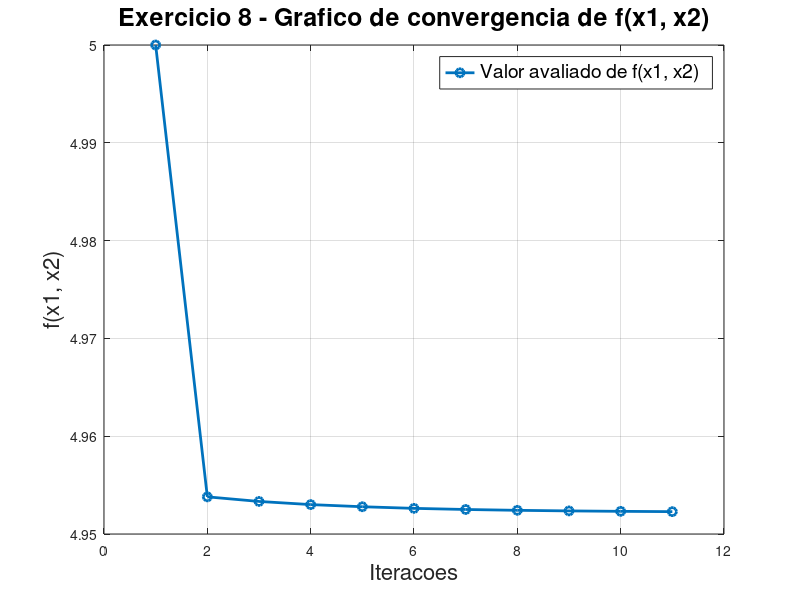
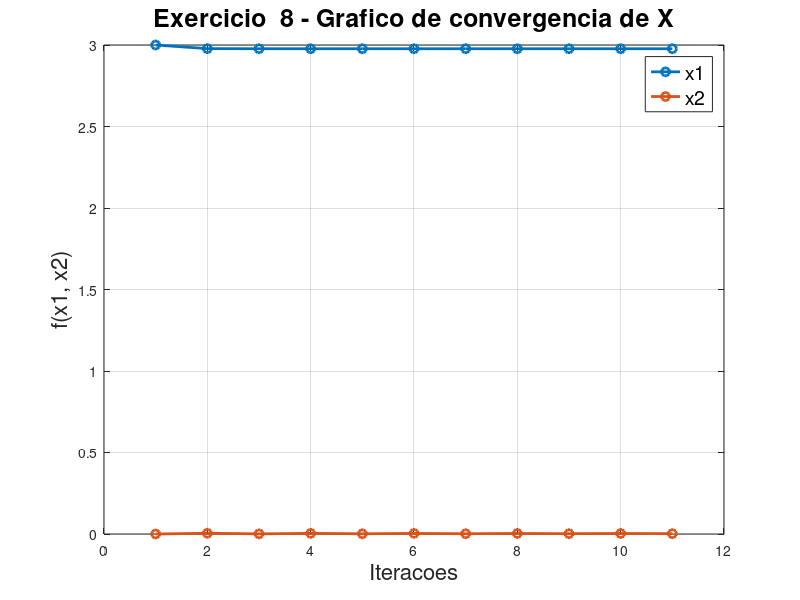
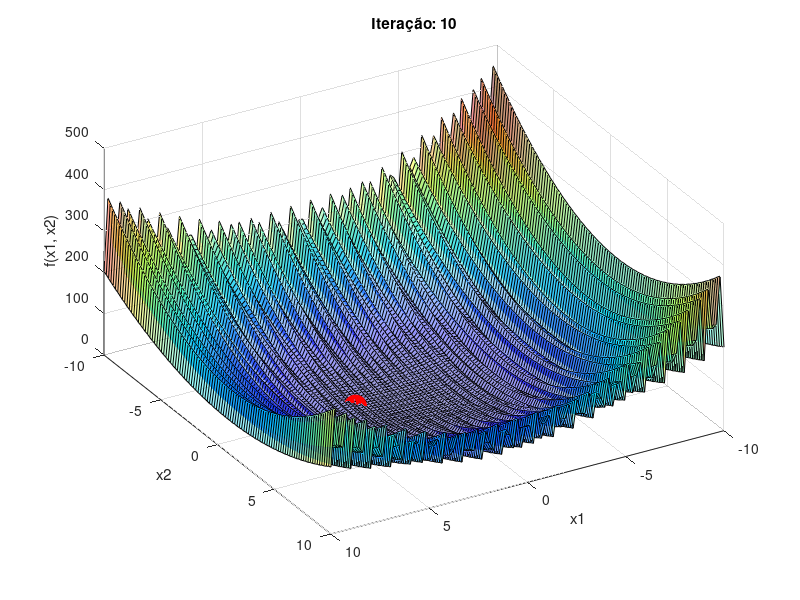

Write the MATLAB code that produced these figures, in order.
function atividade4 ()
  alpha = 0.002;
  maxIterations = 1000;
  tolerance = 10.^-3;

  %VETOR COLUNA do ponto inicial
  x0 = [3;
        0];

  % Minha funcao
  F = @(x) (sin(3 * pi * x(1)))^2 + ((x(1) - 1)^2) * (1 + (sin(3 * pi * x(2)))^2) + ...
           ((x(2) - 1)^2) * (1 + (sin(2 * pi * x(2)))^2);
  % Gradiente - vetor coluna com as derivadas parciais, cada linha do vetor sendo em relacao a uma variavel
  gradient = @(x) [

       2*sin(3*pi*x(1)) * cos(3*pi*x(1))*3*pi + (2*x(1) - 2) * (1 + sin(3*pi*x(2))^2); ...

       2*sin(3*pi*x(2)) * cos(3*pi*x(2)) * 3 * pi * (x(1)-1)^2 + ...
       (2*x(2)-2) * (1+ sin(2*pi*x(2))^2) + 2*sin(2*pi*x(2)) * cos(2*pi*x(2))*2*pi*(x(2) - 1)^2];

  % Matriz Hessiana - matriz quadrada, sendo [Fxx , Fxy; Fxx, Fyy]
  hessian = @(x) [

       18 * pi^2 * cos(6 * pi * x(1)) + 2 + 2 * sin(9 * pi^2 * x(2)^2), ...
       36 * pi^2 * x(1) * x(2) * cos(9 * pi^2 * x(2)^2) - 36 * pi^2 * x(2) * cos(9 * pi^2 * x(2)); ...

       3 * pi * sin(6 * pi * x(2)) * (2 * x(1) -2), ...
       (x(1)^2 - 2*x(1) - 1) * 18*pi^2 * cos(6*pi*x(2)) + 2 + 2 * sin(4*pi^2*x(2)^2) + 16*pi^2*x(2)^2 * ...
       cos(4* pi^2 * x(2)^2) - 16*pi^2*x(2) * cos(4* pi^2 * x(2)^2) + 8*pi^2 * cos(4*pi*x(2)) * ...
       (x(2)^2 - 2 * x(2) + 1) + 2*pi * sin(4*pi*x(2)) * (2 * x(2) - 2)];

  % Chamada do metodo numerico do Gradiente
  [x_opt, f_opt, iterations, allX, allFX] = gradientMethod(x0, alpha, F, gradient, maxIterations, tolerance);

  fprintf('METODO GRADIENTE\n\n');
  fprintf('O ponto minimo encontrado: [%.6f; %.6f]\n', x_opt(1), x_opt(2));
  fprintf('O gradiente no ponto encontrado e: [%.6f; %.6f] \nIteracoes feitas: %d\n', gradient(x_opt), iterations);
  fprintf('Valor de f(x1, x2) no ponto otimo: %.6f\n', f_opt);
  fprintf('Distância do ponto otimo [1;1]: %.6f\n\n', norm(x_opt - [1;1]));

  % Chamada do metodo numerico de Newton
  [x_newton, f_newton, iterations, allX_newton, allFX_newton] = newtonMethod(x0, 1, F, gradient, hessian, maxIterations, tolerance);
  fprintf('METODO NEWTON\n\n');
  fprintf('O ponto minimo encontrado: [%.6f; %.6f]\n', x_newton(1), x_newton(2));
  fprintf('O gradiente no ponto encontrado e: [%.6f; %.6f] \nIteracoes feitas: %d\n', gradient(x_newton), iterations);
  fprintf('Valor de f(x1, x2) no ponto otimo: %.6f\n', f_newton);
  fprintf('Distância do ponto otimo [1;1]: %.6f\n', norm(x_newton - [1;1]));

  % Plotagens da convergencia da funcao, das variaveis e 3d animado
  % PARA PLOTAR OS DADOS DO OUTRO METODO BASTA ALTERAR OS ARGUMENTOS (allFX , allX)
  plotConvergence(allFX_newton);
  plotConvergenceX(allX_newton);
  plot3D(F, allX_newton, allFX_newton, iterations);
endfunction

function [x_final, f_final, iterations, allX, allFX] = gradientMethod (x0, alpha, f, grad, maxIterations, tolerance)
    currentX = x0;
    allX = zeros(maxIterations+1 , length(x0));
    allFX = zeros(maxIterations+1 , 1);

    allX(1, :) = x0;
    allFX(1) = f(x0);

    for iterations = 1 : maxIterations

        g = grad(currentX);

        x1 = currentX - alpha * g;

        allX(iterations+1 , :) = x1;
        allFX(iterations+1) = f(x1);

        if max(abs(x1 - currentX)) <= tolerance
           currentX = x1;
           break;
        endif
        currentX = x1;
    endfor

    allX = allX(1 : iterations+1, :);
    allFX = allFX(1 : iterations+1);
    x_final = currentX;
    f_final = f(currentX);
endfunction

function [x_final, f_final, iterations, allX, allFX] = newtonMethod(x0, alpha, f, grad, hess, maxIterations, tolerance)
    currentX = x0;
    allX = zeros(maxIterations+1 , length(x0));
    allFX = zeros(maxIterations+1 , 1);

    allX(1, :) = x0;
    allFX(1) = f(x0);

    for iterations = 1 : maxIterations

        g = grad(currentX);
        H = hess(currentX);

        x1 = currentX - alpha * (H \ g);

        allX(iterations+1 , :) = x1;
        allFX(iterations+1) = f(x1);

        if max(abs(x1 - currentX)) <= tolerance
           currentX = x1;
           break;
        endif
        currentX = x1;
    endfor

    allX = allX(1 : iterations+1, :);
    allFX = allFX(1 : iterations+1);
    x_final = currentX;
    f_final = f(currentX);
endfunction

function plotConvergence(allFX)
  figure(1);
  clf;

  plot(allFX, '-o', 'LineWidth', 2.0, 'MarkerSize', 6);

  format_title = sprintf('Exercicio 8 - Grafico de convergencia de f(x1, x2)');
  title(format_title, 'FontSize', 18);

  xlabel('Iteracoes', 'FontSize', 16);
  ylabel('f(x1, x2)', 'FontSize', 16);
  legend('Valor avaliado de f(x1, x2)', 'FontSize', 14);
  grid on;
endfunction

function plotConvergenceX(allX)
  figure(2);
  clf;

  plot(allX, '-o', 'LineWidth', 2.0, 'MarkerSize', 6);

  format_title = sprintf('Exercicio  8 - Grafico de convergencia de X');
  title(format_title, 'FontSize', 18);

  xlabel('Iteracoes', 'FontSize', 16);
  ylabel('f(x1, x2)', 'FontSize', 16);
  legend('x1', 'x2', 'FontSize', 14);
  grid on;
endfunction

function plot3D(F, allX, allFX, iterations)
    figure(3);
    clf;

    % Vetores do intervalo de -10 a 10 com 100 pontos linearmente espacados
    axisX = linspace(-10, 10, 100);
    axisY = linspace(-10, 10, 100);

    % Matriz com zeros que ira armazenar nossos resultados da funcao
    Z = zeros(length(axisY), length(axisX));

    % Loop para preencher a matriz com os valores de f(x1, x2)
    for i = 1 : length(axisX)
        % Preenchimento com Z(j, i) pois octave espera o preenchimento em linha
        for j = 1 : length(axisY)
          Z(j, i) = F([axisX(i); axisY(j)]);
        end
    end

    % Plota a superficie - surf espera que as colunas de Z sejam o eixo x e linhas o eixo y
    surf(axisX, axisY, Z', 'FaceAlpha', 0.4);
    hold on;
    grid on;
    view(150, 45);
    xlabel('x1');
    ylabel('x2');
    zlabel('f(x1, x2)');
    title('Grafico animado da otimizacao - Funcao Levy n.13');
    colormap jet;

    % Plota o rastro
    plot3(allX(:, 1), allX(:, 2), allFX, 'r-', 'linewidth', 10);

    % Plota a bolinha
    point = plot3(allX(1,1), allX(1,2), allFX(1), 'ro', 'MarkerFaceColor', 'r', 'MarkerSize', 16);

    % Loop de animacao, usando o set para atualizar os argumentos na chamada de point
    for i = 1 : iterations + 1
      set(point, 'XData', allX(i,1), 'YData', allX(i,2), 'ZData', allFX(i));
      title(sprintf('Iteração: %d', i-1));
      pause(1);
    end
endfunction
